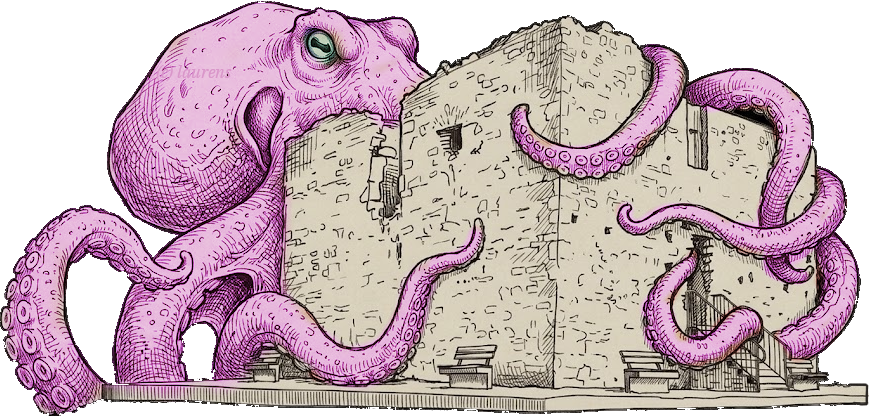
#> input picture experiment/octotabor-copy.png, 877 x 416 px
$ python tabor_text.py
#> lines starting #> are read from the running program, lines starting #| are printed output that depends on the picture; after the words box and inside, x2 and y2 are one past the last pixel; in counts of white or black regions, pixels touching at a corner belong together
#!/usr/bin/env python3
"""Tabor-Text v5: Text auf die Wandflaechen, Freiflaechen automatisch ermittelt.

Pro Pixelspalte: blockiert = pink (Tentakel) | dunkel (Fenster/Treppe/Bank/
Rubble). writable = lange Runs von nicht-blockiert innerhalb der Wand.
Gemeinsame Tasche = v-Intervall, das von ALLEN Spalten abgedeckt wird.
Textzeilen werden flach gerendert und per Homographie ins Band gewarpt
(Drehung + Stauchung inklusive).

Manuelle x-Grenzen: Aussparung/Outcut Mitte Vorderwand (x 392-480),
Schlitzfenster Seitenwand (bis x=705) -> Schreibfenster liegen daneben.
"""
from PIL import Image, ImageDraw, ImageFont, ImageFilter
import math
import numpy as np

SRC = 'octotabor-copy.png'
OUT = 'tabor-text-v5.png'
DEBUG = 'overlay-walls-v5.png'
FONT = '/System/Library/Fonts/Supplemental/Impact.ttf'
INK = (42, 33, 24)
ALPHA = 235
SCALE = 6
LINE_H = 0.08   # Mindesthoehe einer Textzeile in v-Einheiten

WALLS = {
    # front: rechts der Aussparung (x>480); v_cap=0.80 schuetzt die Bank
    'front': {'quad': [(285, 158), (555, 56), (555, 390), (285, 368)],
              'window': (482, 547), 'v_cap': 0.80},
    # side: Tasche ZWISCHEN oberem Tentakel und Mittelarm, links bis vor
    # das Schlitzfenster (Fenster blockiert nur y 215-320, Band liegt
    # darueber); x>760 convergieren die Tentakel
    'side':  {'quad': [(555, 45), (810, 89), (810, 369), (555, 389)],
              'window': (658, 760), 'v_cap': 0.55},
}

# Aussparung (Outcut) in der Mitte der Vorderwand: nicht beschreibbar
OUTCUT = (392, 480, 105, 290)  # x0, x1, y0, y1

# Textzeilen: either u/v-Fraktionen (innerhalb Scan-Fenster) oder explizites
# Bild-Quad. vf/vt = Fraktionen der gefundenen Tasche.
LINES = {
    'front': [
        {'text': 'SOUND',    'vf': 0.10, 'vt': 0.52},
        {'text': 'SPRITZER', 'vf': 0.58, 'vt': 0.98},
        # Unter der Aussparung (deren Unterkante ~y290), ueber Bank/Tentakel-
        # schwanz: manueller Streifen in Wand-horizontaler Lage
        {'text': '17-22 UHR',
         'quad': [(400, 302), (543, 297), (543, 331), (400, 335)]},
    ],
    'side': [
        {'text': 'SUNDOWNER', 'vf': 0.05, 'vt': 0.95},
    ],
}


def homography(src_pts, dst_pts):
    A, B = [], []
    for (x, y), (X, Y) in zip(src_pts, dst_pts):
        A.append([x, y, 1, 0, 0, 0, -x * X, -y * X]); B.append(X)
        A.append([0, 0, 0, x, y, 1, -x * Y, -y * Y]); B.append(Y)
    h = np.linalg.solve(np.array(A, float), np.array(B, float))
    return np.append(h, 1.0).reshape(3, 3)


def apply_h(H, pts):
    pts = np.hstack([np.array(pts, float), np.ones((len(pts), 1))])
    out = (H @ pts.T).T
    return [(p[0] / p[2], p[1] / p[2]) for p in out]


def quad_edges(quad):
    TL, TR, BR, BL = quad
    def line_y(p, q, x):
        t = (x - p[0]) / (q[0] - p[0])
        return p[1] + t * (q[1] - p[1])
    return (lambda x: line_y(TL, TR, x)), (lambda x: line_y(BL, BR, x))


def writable_pockets(rgb, quad, x0, x1, v_cap, dbg_draw=None):
    """Pro Spalte beschreibbare v-Intervalle. Blocker: pink (Tentakel,
    2px Rand) und dunkle Blobs >=10px (Fenster/Treppe/Bank/Rubble).
    Duenne Haar-Risse blockieren NICHT (Text darf ueber sie gehen).
    Liefert die von allen Spalten gemeinsam abgedeckte Tasche (v0, v1)."""
    H = homography([(0, 0), (1, 0), (1, 1), (0, 1)], quad)
    Hinv = np.linalg.inv(H)
    top_y, base_y = quad_edges(quad)
    r = rgb[..., 0].astype(int); g = rgb[..., 1].astype(int); b = rgb[..., 2].astype(int)
    pink = ((r - g) > 40) & ((b - g) > 30) & (r > 140)
    dark = (r < 75) & (g < 75) & (b < 75)

    col_runs = []  # pro Spalte: Liste (v_start, v_end) beschreibbar
    for x in range(x0, x1 + 1):
        t, bm = int(top_y(x)), int(base_y(x))
        y0 = t + 18
        y1 = bm - 8
        # Blocker-Runs: pink einzeln, dark nur als Blob >=10px
        blockers = []
        y = y0
        while y < y1:
            if pink[y, x]:
                s = y
                while y < y1 and (pink[y, x] or pink[min(y + 2, y1 - 1), x]):
                    y += 1
                blockers.append((max(s - 2, y0), min(y + 2, y1)))
            elif dark[y, x]:
                s = y
                while y < y1 and dark[y, x]:
                    y += 1
                if y - s >= 10:
                    blockers.append((s, y))
            else:
                y += 1
        runs, prev = [], y0
        for bs, be in blockers:
            if bs - prev >= 6:
                runs.append((prev, bs))
            prev = max(prev, be)
        if y1 - prev >= 6:
            runs.append((prev, y1))
        vr = []
        for (a, bnd) in runs:
            _, va = apply_h(Hinv, [(x, a)])[0]
            _, vb = apply_h(Hinv, [(x, bnd)])[0]
            _, vt = apply_h(Hinv, [(x, t)])[0]
            _, vbse = apply_h(Hinv, [(x, bm)])[0]
            f0 = max((va - vt) / (vbse - vt), 0.0)
            f1 = min((vb - vt) / (vbse - vt), v_cap)
            if f1 - f0 > 0.02:
                vr.append((f0, f1))
        if vr:
            col_runs.append(vr)
            if dbg_draw is not None:
                for (a, bnd) in runs:
                    dbg_draw.line([(x, a), (x, bnd)], fill=(0, 255, 0, 70), width=1)

    # gemeinsame Tasche: vaster Scan, alle Spalten muessen abdecken
    def covered(v, dh):
        for vr in col_runs:
            if not any(a <= v and v + dh <= bnd for (a, bnd) in vr):
                return False
        return True

    dh = LINE_H
    best = None
    v = 0.01
    while v + dh <= v_cap:
        if covered(v, dh):
            hi = v + dh
            while hi + 0.005 <= v_cap and covered(v, hi + 0.005 - v):
                hi += 0.005
            if best is None or (hi - v) > (best[1] - best[0]):
                best = (v, hi)
        v += 0.005
    if best is None:  # Notfall: beste Teilabdeckung
        raise SystemExit(f"keine gemeinsame Tasche gefunden (x {x0}-{x1})")
    return best[0], best[1], H


def render_line(base, band_quad, text, pad=0.04):
    TL, TR, BR, BL = band_quad
    bw = (math.dist(TL, TR) + math.dist(BL, BR)) / 2
    bh = (math.dist(TL, BL) + math.dist(TR, BR)) / 2
    SW, SH = max(int(bw * SCALE), 8), max(int(bh * SCALE), 8)
    flat = Image.new('RGBA', (SW, SH), (0, 0, 0, 0))
    fd = ImageDraw.Draw(flat)
    font = ImageFont.truetype(FONT, 10)
    bb = fd.textbbox((0, 0), text, font=font)
    size = int(SH * 0.9)
    while size > 8:
        font = ImageFont.truetype(FONT, size)
        bb = fd.textbbox((0, 0), text, font=font)
        if bb[2] - bb[0] <= SW * (1 - 2 * pad):
            break
        size = int(size * 0.93)
    tw, th = bb[2] - bb[0], bb[3] - bb[1]
    fd.text(((SW - tw) / 2 - bb[0], (SH - th) / 2 - bb[1]), text,
            font=font, fill=INK + (ALPHA,))
    coeffs = homography([TL, TR, BR, BL],
                        [(0, 0), (SW, 0), (SW, SH), (0, SH)]).flatten()[:8]
    layer = flat.transform(base.size, Image.PERSPECTIVE, tuple(coeffs),
                           Image.BICUBIC)
    layer = layer.filter(ImageFilter.GaussianBlur(0.35))
    base.alpha_composite(layer)
    return band_quad


img = Image.open(SRC).convert('RGBA')
#> img is the input picture: PIL image 877x416 RGBA; mean R, G, B, A 138.6, 115.8, 124.2, 192.9
rgb = np.array(Image.open(SRC).convert('RGB'))
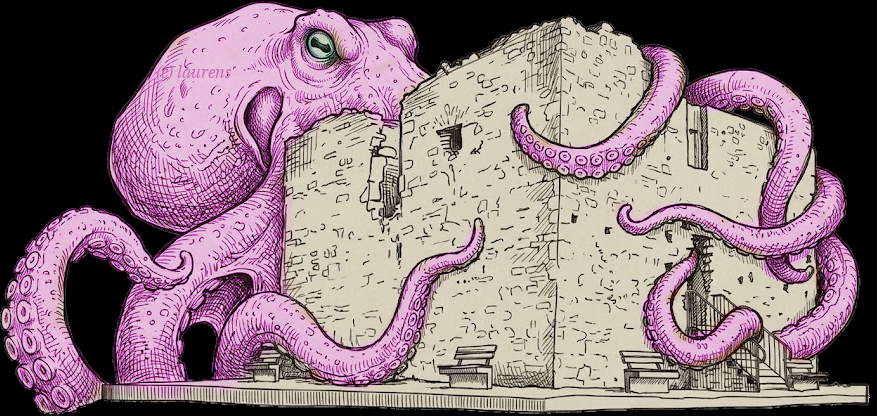
#> rgb: shape (416, 877, 3); mean R, G, B 138.6, 115.8, 124.2
dbg = Image.new('RGBA', img.size, (0, 0, 0, 0))
#> dbg: PIL image 877x416 RGBA; every value is 0
dd = ImageDraw.Draw(dbg)
f14 = ImageFont.truetype('/System/Library/Fonts/Helvetica.ttc', 14)

for name, spec in WALLS.items():
    q = spec['quad']
    x0, x1 = spec['window']
    v0, v1, H = writable_pockets(rgb, q, x0, x1, spec['v_cap'], dbg_draw=dd)
    print(f"{name}: Tasche v {v0:.3f}..{v1:.3f} (x {x0}..{x1})")
    Hinv = np.linalg.inv(H)
    # u-Grenzen des Scan-Fensters (bei Taschen-Mitte) fuer die Zeilen-Quads
    ym0 = apply_h(H, [(0, (v0 + v1) / 2)])[0][1]
    ym1 = apply_h(H, [(1, (v0 + v1) / 2)])[0][1]
    u_win0 = apply_h(Hinv, [(x0, ym0)])[0][0]
    u_win1 = apply_h(Hinv, [(x1, ym1)])[0][0]
    for line in LINES[name]:
        if 'quad' in line:
            band_quad = line['quad']
        else:
            vf = v0 + line['vf'] * (v1 - v0)
            vt = v0 + line['vt'] * (v1 - v0)
            band_quad = apply_h(H, [(u_win0, vf), (u_win1, vf),
                                    (u_win1, vt), (u_win0, vt)])
        quad_px = render_line(img, band_quad, line['text'])
        dd.polygon(quad_px, outline=(255, 255, 0, 230))
    for i in range(4):
        dd.line([q[i], q[(i + 1) % 4]], fill=(255, 255, 255, 160), width=1)
    dd.text((q[3][0] + 4, q[3][1] - 20), name, fill=(255, 255, 0, 255), font=f14)
#> this loop made 2 passes
#> (v0, v1, H, ym0, ym1, u_win0, u_win1) on passes 1 to 2: (0.55, 0.795, [[63.95, 0, 285], [-122.8, 210, 158], [-0.371, 0, 1]], 299.2, 280.6, 0.811, 0.981), (0.325, 0.405, [[440.1, 0, 555], [64.34, 344, 45], [0.229, 0, 1]], 170.6, 191.2, 0.355, 0.769)
#| front: Tasche v 0.550..0.795 (x 482..547)
#| side: Tasche v 0.325..0.405 (x 658..760)
#> pass 1, in writable_pockets, `r = rgb[..., 0].astype(int)`:
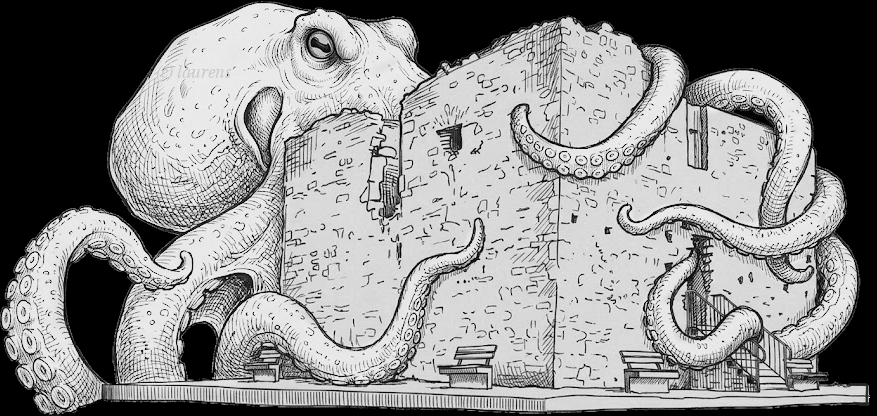
#> r: shape (416, 877) int64; min 0, max 255, mean 138.6
#> pass 1, in writable_pockets, `g = rgb[..., 1].astype(int)`:
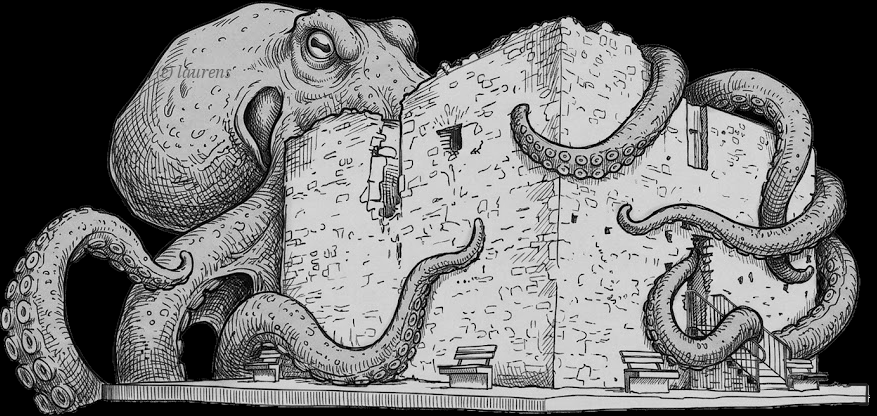
#> g: shape (416, 877) int64; min 0, max 255, mean 115.8
#> pass 1, in writable_pockets, `b = rgb[..., 2].astype(int)`:
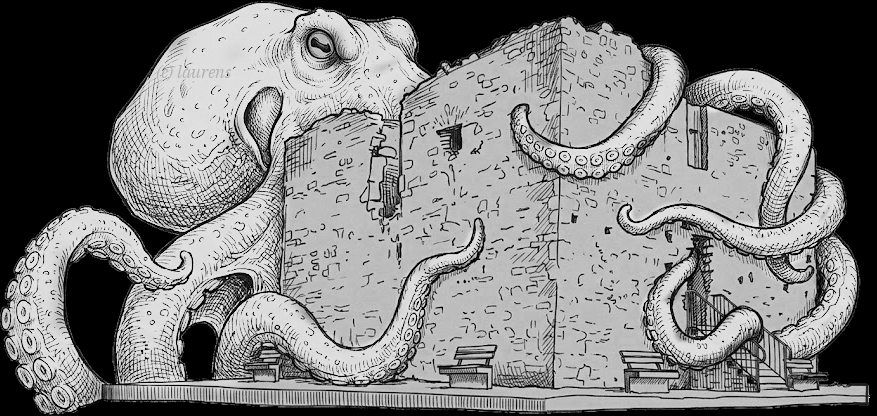
#> b: shape (416, 877) int64; min 0, max 255, mean 124.2
#> pass 1, in writable_pockets, `pink = ((r - g) > 40) & ((b - g) > 30) & (r > 140)`:
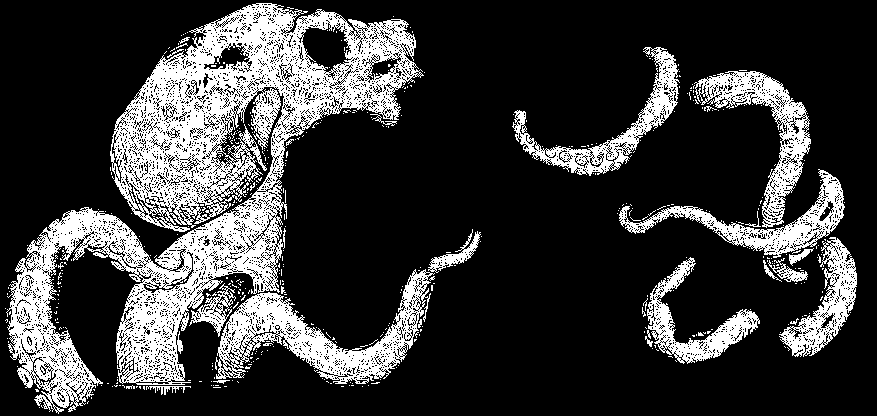
#> pink: shape (416, 877) bool; 22.2% white; 463 white regions (437 under 20 px), largest, box (x1, y1, x2, y2) and area: (6, 3, 424, 414) 50307, (215, 269, 435, 384) 7831, (694, 71, 811, 228) 4625

# Aussparung im Debug markieren
ox0, ox1, oy0, oy1 = OUTCUT
dd.rectangle([ox0, oy0, ox1, oy1], outline=(255, 0, 255, 200), width=2)
dd.text((ox0 + 4, oy0 + 4), 'Aussparung', fill=(255, 0, 255, 255), font=f14)

Image.alpha_composite(img, dbg).save(DEBUG)
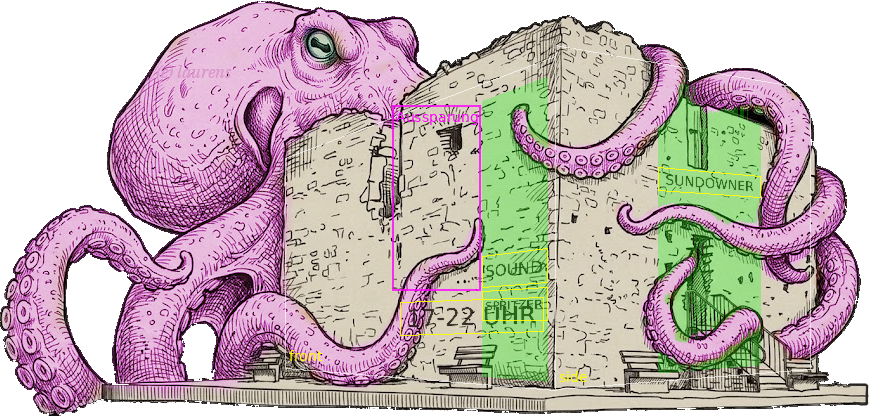
#> saved as overlay-walls-v5.png: PIL image 877x416 RGBA; mean R, G, B, A 133.6, 117.8, 119.4, 192.9; transparent parts drawn white
img.save(OUT)
print('ok:', OUT)
